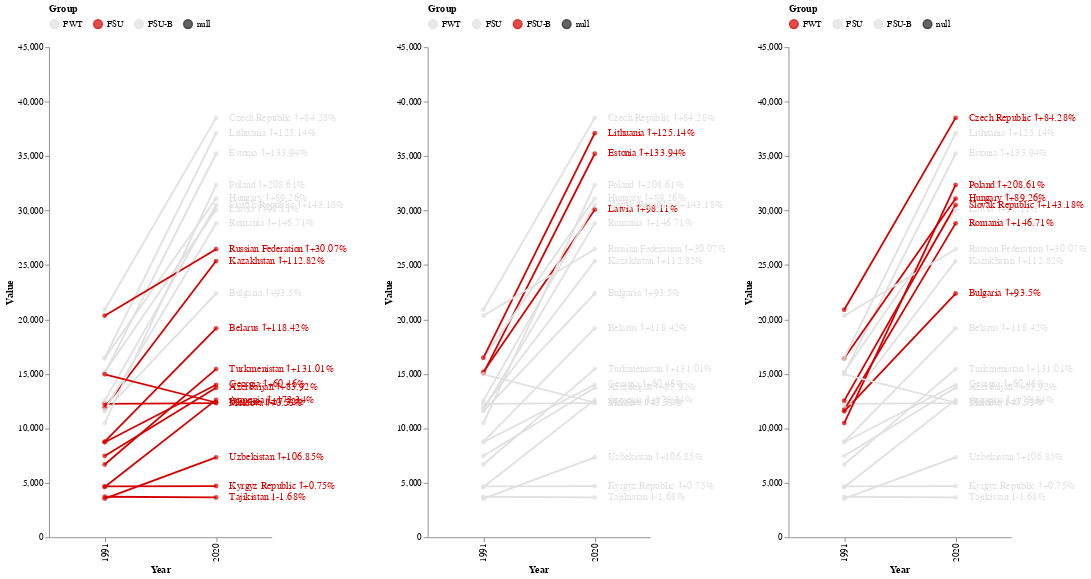

This figure's notebook cell:
### Markdown cell above
#### GDP PPC

### Code cell
df = gdp_pc_ppp.loc[
    gdp_pc_ppp.Year.isin([1991, 2020])
].copy()

df.loc[
    df.Region == 'Baltic states',
    'Group'
] = 'FSU-B'

# Add Pct Change and Labels
pct_change = df.groupby('Country Code').apply(
    lambda tx: tx.sort_values(by='Year').loc[:, ['Value']].pct_change().iloc[1] * 100
).rename(columns = {'Value': 'PctChange'})

df = df.merge(pct_change, on = 'Country Code')

df.loc[:, 'Label'] = df.loc[:, 'Country Name'] + ' ↓' + df.loc[:, 'PctChange'].round(2).astype(str) + '%'
df.loc[df.PctChange>0, 'Label'] = df.loc[:, 'Country Name'] + ' ↑+' + df.loc[:, 'PctChange'].round(2).astype(str) + '%'


x = 'Year:O'
y = 'Value'
detail = 'Country Code'

color_fwt = alt.Color(
    'Group',
    scale = alt.Scale(
    domain = ['FWT', 'FSU', 'FSU-B', 'null'],
    range = ['#D50000', '#E0E0E0', '#E0E0E0', '#212121']
    ),
    legend=alt.Legend(orient="top")
)

color_fsu = alt.Color(
    'Group',
    scale = alt.Scale(
    domain = ['FWT', 'FSU', 'FSU-B', 'null'],
    range = ['#E0E0E0', '#D50000', '#E0E0E0', '#212121']
    ),
    legend=alt.Legend(orient="top")
)

color_fsu_b = alt.Color(
    'Group',
    scale = alt.Scale(
    domain = ['FWT', 'FSU', 'FSU-B', 'null'],
    range = ['#E0E0E0', '#E0E0E0', '#D50000', '#212121']
    ),
    legend=alt.Legend(orient="top")
)

text = alt.condition(alt.datum.Year == 2020, 'Label', alt.value(' '))

width = 250
height = 550

# FWT

base_fwt = alt.Chart(
    df.loc[
        ~df['Country Code'].isin(['FSU', 'FSU-B', 'ECS', 'ECA'])
    ]
).encode(
    x=x,
    y=y,
    color=color_fwt,
    detail=detail,
    text=text
)

slope_fwt = alt.layer(
    base_fwt.mark_line(),
    base_fwt.mark_circle(),
    base_fwt.mark_text(
        align='left',
        baseline='middle',
        dx=15  # Nudges text to right so it doesn't appear on top of the bar
    )
).properties(
    width = width,
    height = height
)

# FSU

base_fsu = alt.Chart(
    df.loc[
        ~df['Country Code'].isin(['FWT', 'FSU-B', 'EUU', 'ECA'])
    ]
).encode(
    x=x,
    y=y,
    color=color_fsu,
    detail=detail,
    text=text
)

slope_fsu = alt.layer(
    base_fsu.mark_line(),
    base_fsu.mark_circle(),
    base_fsu.mark_text(
        align='left',
        baseline='middle',
        dx=15  # Nudges text to right so it doesn't appear on top of the bar
    )
).properties(
    width = width,
    height = height
)


# FSU - B

base_fsu_b = alt.Chart(
    df.loc[
        ~df['Country Code'].isin(['FWT', 'FSU', 'ECS', 'ECA'])
    ]
).encode(
    x=x,
    y=y,
    color=color_fsu_b,
    detail=detail,
    text=text
)

slope_fsu_b = alt.layer(
    base_fsu_b.mark_line(),
    base_fsu_b.mark_circle(),
    base_fsu_b.mark_text(
        align='left',
        baseline='middle',
        dx=15  # Nudges text to right so it doesn't appear on top of the bar
    )
).properties(
    width = width,
    height = height
)

alt.hconcat(
    slope_fsu,
    slope_fsu_b,
    slope_fwt
).configure_view(
    strokeWidth=0
).configure_axis(
    grid=False
).resolve_scale(color='independent', y='shared')

### Figure 1 — Vega-Lite specification as saved in the notebook (floating-point values rounded to 4 significant figures)
{"config": {"view": {"continuousWidth": 400, "continuousHeight": 300, "strokeWidth": 0}, "axis": {"grid": false}}, "hconcat": [{"layer": [{"mark": "line", "encoding": {"color": {"field": "Group", "legend": {"orient": "top"}, "scale": {"domain": ["FWT", "FSU", "FSU-B", "null"], "range": ["#E0E0E0", "#D50000", "#E0E0E0", "#212121"]}, "type": "nominal"}, "detail": {"field": "Country Code", "type": "nominal"}, "text": {"condition": {"field": "Label", "type": "nominal", "test": "(datum.Year === 2020)"}, "value": " "}, "x": {"field": "Year", "type": "ordinal"}, "y": {"field": "Value", "type": "quantitative"}}}, {"mark": "circle", "encoding": {"color": {"field": "Group", "legend": {"orient": "top"}, "scale": {"domain": ["FWT", "FSU", "FSU-B", "null"], "range": ["#E0E0E0", "#D50000", "#E0E0E0", "#212121"]}, "type": "nominal"}, "detail": {"field": "Country Code", "type": "nominal"}, "text": {"condition": {"field": "Label", "type": "nominal", "test": "(datum.Year === 2020)"}, "value": " "}, "x": {"field": "Year", "type": "ordinal"}, "y": {"field": "Value", "type": "quantitative"}}}, {"mark": {"type": "text", "align": "left", "baseline": "middle", "dx": 15}, "encoding": {"color": {"field": "Group", "legend": {"orient": "top"}, "scale": {"domain": ["FWT", "FSU", "FSU-B", "null"], "range": ["#E0E0E0", "#D50000", "#E0E0E0", "#212121"]}, "type": "nominal"}, "detail": {"field": "Country Code", "type": "nominal"}, "text": {"condition": {"field": "Label", "type": "nominal", "test": "(datum.Year === 2020)"}, "value": " "}, "x": {"field": "Year", "type": "ordinal"}, "y": {"field": "Value", "type": "quantitative"}}}], "data": {"name": "data-3a98814d8863437f3fb078a2217b7078"}, "height": 550, "width": 250}, {"layer": [{"mark": "line", "encoding": {"color": {"field": "Group", "legend": {"orient": "top"}, "scale": {"domain": ["FWT", "FSU", "FSU-B", "null"], "range": ["#E0E0E0", "#E0E0E0", "#D50000", "#212121"]}, "type": "nominal"}, "detail": {"field": "Country Code", "type": "nominal"}, "text": {"condition": {"field": "Label", "type": "nominal", "test": "(datum.Year === 2020)"}, "value": " "}, "x": {"field": "Year", "type": "ordinal"}, "y": {"field": "Value", "type": "quantitative"}}}, {"mark": "circle", "encoding": {"color": {"field": "Group", "legend": {"orient": "top"}, "scale": {"domain": ["FWT", "FSU", "FSU-B", "null"], "range": ["#E0E0E0", "#E0E0E0", "#D50000", "#212121"]}, "type": "nominal"}, "detail": {"field": "Country Code", "type": "nominal"}, "text": {"condition": {"field": "Label", "type": "nominal", "test": "(datum.Year === 2020)"}, "value": " "}, "x": {"field": "Year", "type": "ordinal"}, "y": {"field": "Value", "type": "quantitative"}}}, {"mark": {"type": "text", "align": "left", "baseline": "middle", "dx": 15}, "encoding": {"color": {"field": "Group", "legend": {"orient": "top"}, "scale": {"domain": ["FWT", "FSU", "FSU-B", "null"], "range": ["#E0E0E0", "#E0E0E0", "#D50000", "#212121"]}, "type": "nominal"}, "detail": {"field": "Country Code", "type": "nominal"}, "text": {"condition": {"field": "Label", "type": "nominal", "test": "(datum.Year === 2020)"}, "value": " "}, "x": {"field": "Year", "type": "ordinal"}, "y": {"field": "Value", "type": "quantitative"}}}], "data": {"name": "data-cbd6b4d1f877d8075017a0ff5abe238f"}, "height": 550, "width": 250}, {"layer": [{"mark": "line", "encoding": {"color": {"field": "Group", "legend": {"orient": "top"}, "scale": {"domain": ["FWT", "FSU", "FSU-B", "null"], "range": ["#D50000", "#E0E0E0", "#E0E0E0", "#212121"]}, "type": "nominal"}, "detail": {"field": "Country Code", "type": "nominal"}, "text": {"condition": {"field": "Label", "type": "nominal", "test": "(datum.Year === 2020)"}, "value": " "}, "x": {"field": "Year", "type": "ordinal"}, "y": {"field": "Value", "type": "quantitative"}}}, {"mark": "circle", "encoding": {"color": {"field": "Group", "legend": {"orient": "top"}, "scale": {"domain": ["FWT", "FSU", "FSU-B", "null"], "range": ["#D50000", "#E0E0E0", "#E0E0E0", "#212121"]}, "type": "nominal"}, "detail": {"field": "Country Code", "type": "nominal"}, "text": {"condition": {"field": "Label", "type": "nominal", "test": "(datum.Year === 2020)"}, "value": " "}, "x": {"field": "Year", "type": "ordinal"}, "y": {"field": "Value", "type": "quantitative"}}}, {"mark": {"type": "text", "align": "left", "baseline": "middle", "dx": 15}, "encoding": {"color": {"field": "Group", "legend": {"orient": "top"}, "scale": {"domain": ["FWT", "FSU", "FSU-B", "null"], "range": ["#D50000", "#E0E0E0", "#E0E0E0", "#212121"]}, "type": "nominal"}, "detail": {"field": "Country Code", "type": "nominal"}, "text": {"condition": {"field": "Label", "type": "nominal", "test": "(datum.Year === 2020)"}, "value": " "}, "x": {"field": "Year", "type": "ordinal"}, "y": {"field": "Value", "type": "quantitative"}}}], "data": {"name": "data-cbd6b4d1f877d8075017a0ff5abe238f"}, "height": 550, "width": 250}], "resolve": {"scale": {"color": "independent", "y": "shared"}}, "$schema": "https://vega.github.io/schema/vega-lite/v4.17.0.json", "datasets": {"data-3a98814d8863437f3fb078a2217b7078": [{"Country Name": "Armenia", "Country Code": "ARM", "Indicator Code": "NY.GDP.PCAP.PP.KD", "Group": "FSU", "Region": "South Caucasus", "Year": 1991, "Value": 4617.0, "PctChange": 173.3, "Label": "Armenia ↑+173.34%"}, {"Country Name": "Armenia", "Country Code": "ARM", "Indicator Code": "NY.GDP.PCAP.PP.KD", "Group": "FSU", "Region": "South Caucasus", "Year": 2020, "Value": 12620.0, "PctChange": 173.3, "Label": "Armenia ↑+173.34%"}, {"Country Name": "Azerbaijan", "Country Code": "AZE", "Indicator Code": "NY.GDP.PCAP.PP.KD", "Group": "FSU", "Region": "South Caucasus", "Year": 1991, "Value": 7464.0, "PctChange": 83.92, "Label": "Azerbaijan ↑+83.92%"}, {"Country Name": "Azerbaijan", "Country Code": "AZE", "Indicator Code": "NY.GDP.PCAP.PP.KD", "Group": "FSU", "Region": "South Caucasus", "Year": 2020, "Value": 13730.0, "PctChange": 83.92, "Label": "Azerbaijan ↑+83.92%"}, {"Country Name": "Bulgaria", "Country Code": "BGR", "Indicator Code": "NY.GDP.PCAP.PP.KD", "Group": "FWT", "Region": "Eastern Europe", "Year": 1991, "Value": 11570.0, "PctChange": 93.5, "Label": "Bulgaria ↑+93.5%"}, {"Country Name": "Bulgaria", "Country Code": "BGR", "Indicator Code": "NY.GDP.PCAP.PP.KD", "Group": "FWT", "Region": "Eastern Europe", "Year": 2020, "Value": 22380.0, "PctChange": 93.5, "Label": "Bulgaria ↑+93.5%"}, {"Country Name": "Belarus", "Country Code": "BLR", "Indicator Code": "NY.GDP.PCAP.PP.KD", "Group": "FSU", "Region": "Eastern Europe", "Year": 1991, "Value": 8784.0, "PctChange": 118.4, "Label": "Belarus ↑+118.42%"}, {"Country Name": "Belarus", "Country Code": "BLR", "Indicator Code": "NY.GDP.PCAP.PP.KD", "Group": "FSU", "Region": "Eastern Europe", "Year": 2020, "Value": 19190.0, "PctChange": 118.4, "Label": "Belarus ↑+118.42%"}, {"Country Name": "Czech Republic", "Country Code": "CZE", "Indicator Code": "NY.GDP.PCAP.PP.KD", "Group": "FWT", "Region": "Eastern Europe", "Year": 1991, "Value": 20900.0, "PctChange": 84.28, "Label": "Czech Republic ↑+84.28%"}, {"Country Name": "Czech Republic", "Country Code": "CZE", "Indicator Code": "NY.GDP.PCAP.PP.KD", "Group": "FWT", "Region": "Eastern Europe", "Year": 2020, "Value": 38510.0, "PctChange": 84.28, "Label": "Czech Republic ↑+84.28%"}, {"Country Name": "Europe & Central Asia", "Country Code": "ECS", "Indicator Code": "NY.GDP.PCAP.PP.KD", "Group": null, "Region": null, "Year": 1991, "Value": 23310.0, "PctChange": 43.61, "Label": "Europe & Central Asia ↑+43.61%"}, {"Country Name": "Europe & Central Asia", "Country Code": "ECS", "Indicator Code": "NY.GDP.PCAP.PP.KD", "Group": null, "Region": null, "Year": 2020, "Value": 33470.0, "PctChange": 43.61, "Label": "Europe & Central Asia ↑+43.61%"}, {"Country Name": "Estonia", "Country Code": "EST", "Indicator Code": "NY.GDP.PCAP.PP.KD", "Group": "FSU-B", "Region": "Baltic states", "Year": 1991, "Value": 15050.0, "PctChange": 133.9, "Label": "Estonia ↑+133.94%"}, {"Country Name": "Estonia", "Country Code": "EST", "Indicator Code": "NY.GDP.PCAP.PP.KD", "Group": "FSU-B", "Region": "Baltic states", "Year": 2020, "Value": 35220.0, "PctChange": 133.9, "Label": "Estonia ↑+133.94%"}, {"Country Name": "Georgia", "Country Code": "GEO", "Indicator Code": "NY.GDP.PCAP.PP.KD", "Group": "FSU", "Region": "South Caucasus", "Year": 1991, "Value": 8724.0, "PctChange": 60.46, "Label": "Georgia ↑+60.46%"}, {"Country Name": "Georgia", "Country Code": "GEO", "Indicator Code": "NY.GDP.PCAP.PP.KD", "Group": "FSU", "Region": "South Caucasus", "Year": 2020, "Value": 14000.0, "PctChange": 60.46, "Label": "Georgia ↑+60.46%"}, {"Country Name": "Hungary", "Country Code": "HUN", "Indicator Code": "NY.GDP.PCAP.PP.KD", "Group": "FWT", "Region": "Eastern Europe", "Year": 1991, "Value": 16430.0, "PctChange": 89.26, "Label": "Hungary ↑+89.26%"}, {"Country Name": "Hungary", "Country Code": "HUN", "Indicator Code": "NY.GDP.PCAP.PP.KD", "Group": "FWT", "Region": "Eastern Europe", "Year": 2020, "Value": 31100.0, "PctChange": 89.26, "Label": "Hungary ↑+89.26%"}, {"Country Name": "Kazakhstan", "Country Code": "KAZ", "Indicator Code": "NY.GDP.PCAP.PP.KD", "Group": "FSU", "Region": "Central Asia", "Year": 1991, "Value": 11920.0, "PctChange": 112.8, "Label": "Kazakhstan ↑+112.82%"}, {"Country Name": "Kazakhstan", "Country Code": "KAZ", "Indicator Code": "NY.GDP.PCAP.PP.KD", "Group": "FSU", "Region": "Central Asia", "Year": 2020, "Value": 25360.0, "PctChange": 112.8, "Label": "Kazakhstan ↑+112.82%"}, {"Country Name": "Kyrgyz Republic", "Country Code": "KGZ", "Indicator Code": "NY.GDP.PCAP.PP.KD", "Group": "FSU", "Region": "Central Asia", "Year": 1991, "Value": 4672.0, "PctChange": 0.7502, "Label": "Kyrgyz Republic ↑+0.75%"}, {"Country Name": "Kyrgyz Republic", "Country Code": "KGZ", "Indicator Code": "NY.GDP.PCAP.PP.KD", "Group": "FSU", "Region": "Central Asia", "Year": 2020, "Value": 4707.0, "PctChange": 0.7502, "Label": "Kyrgyz Republic ↑+0.75%"}, {"Country Name": "Lithuania", "Country Code": "LTU", "Indicator Code": "NY.GDP.PCAP.PP.KD", "Group": "FSU-B", "Region": "Baltic states", "Year": 1991, "Value": 16480.0, "PctChange": 125.1, "Label": "Lithuania ↑+125.14%"}, {"Country Name": "Lithuania", "Country Code": "LTU", "Indicator Code": "NY.GDP.PCAP.PP.KD", "Group": "FSU-B", "Region": "Baltic states", "Year": 2020, "Value": 37110.0, "PctChange": 125.1, "Label": "Lithuania ↑+125.14%"}, {"Country Name": "Latvia", "Country Code": "LVA", "Indicator Code": "NY.GDP.PCAP.PP.KD", "Group": "FSU-B", "Region": "Baltic states", "Year": 1991, "Value": 15180.0, "PctChange": 98.11, "Label": "Latvia ↑+98.11%"}, {"Country Name": "Latvia", "Country Code": "LVA", "Indicator Code": "NY.GDP.PCAP.PP.KD", "Group": "FSU-B", "Region": "Baltic states", "Year": 2020, "Value": 30080.0, "PctChange": 98.11, "Label": "Latvia ↑+98.11%"}, {"Country Name": "Moldova", "Country Code": "MDA", "Indicator Code": "NY.GDP.PCAP.PP.KD", "Group": "FSU", "Region": "Eastern Europe", "Year": 1991, "Value": 12260.0, "PctChange": 0.5334, "Label": "Moldova ↑+0.53%"}, {"Country Name": "Moldova", "Country Code": "MDA", "Indicator Code": "NY.GDP.PCAP.PP.KD", "Group": "FSU", "Region": "Eastern Europe", "Year": 2020, "Value": 12320.0, "PctChange": 0.5334, "Label": "Moldova ↑+0.53%"}, {"Country Name": "Poland", "Country Code": "POL", "Indicator Code": "NY.GDP.PCAP.PP.KD", "Group": "FWT", "Region": "Eastern Europe", "Year": 1991, "Value": 10480.0, "PctChange": 208.6, "Label": "Poland ↑+208.61%"}, {"Country Name": "Poland", "Country Code": "POL", "Indicator Code": "NY.GDP.PCAP.PP.KD", "Group": "FWT", "Region": "Eastern Europe", "Year": 2020, "Value": 32350.0, "PctChange": 208.6, "Label": "Poland ↑+208.61%"}, {"Country Name": "Romania", "Country Code": "ROU", "Indicator Code": "NY.GDP.PCAP.PP.KD", "Group": "FWT", "Region": "Eastern Europe", "Year": 1991, "Value": 11690.0, "PctChange": 146.7, "Label": "Romania ↑+146.71%"}, {"Country Name": "Romania", "Country Code": "ROU", "Indicator Code": "NY.GDP.PCAP.PP.KD", "Group": "FWT", "Region": "Eastern Europe", "Year": 2020, "Value": 28830.0, "PctChange": 146.7, "Label": "Romania ↑+146.71%"}, {"Country Name": "Russian Federation", "Country Code": "RUS", "Indicator Code": "NY.GDP.PCAP.PP.KD", "Group": "FSU", "Region": "Eastern Europe", "Year": 1991, "Value": 20340.0, "PctChange": 30.07, "Label": "Russian Federation ↑+30.07%"}, {"Country Name": "Russian Federation", "Country Code": "RUS", "Indicator Code": "NY.GDP.PCAP.PP.KD", "Group": "FSU", "Region": "Eastern Europe", "Year": 2020, "Value": 26460.0, "PctChange": 30.07, "Label": "Russian Federation ↑+30.07%"}, {"Country Name": "Slovak Republic", "Country Code": "SVK", "Indicator Code": "NY.GDP.PCAP.PP.KD", "Group": "FWT", "Region": "Eastern Europe", "Year": 1991, "Value": 12550.0, "PctChange": 143.2, "Label": "Slovak Republic ↑+143.18%"}, {"Country Name": "Slovak Republic", "Country Code": "SVK", "Indicator Code": "NY.GDP.PCAP.PP.KD", "Group": "FWT", "Region": "Eastern Europe", "Year": 2020, "Value": 30510.0, "PctChange": 143.2, "Label": "Slovak Republic ↑+143.18%"}, {"Country Name": "Tajikistan", "Country Code": "TJK", "Indicator Code": "NY.GDP.PCAP.PP.KD", "Group": "FSU", "Region": "Central Asia", "Year": 1991, "Value": 3720.0, "PctChange": -1.679, "Label": "Tajikistan ↓-1.68%"}, {"Country Name": "Tajikistan", "Country Code": "TJK", "Indicator Code": "NY.GDP.PCAP.PP.KD", "Group": "FSU", "Region": "Central Asia", "Year": 2020, "Value": 3658.0, "PctChange": -1.679, "Label": "Tajikistan ↓-1.68%"}, {"Country Name": "Turkmenistan", "Country Code": "TKM", "Indicator Code": "NY.GDP.PCAP.PP.KD", "Group": "FSU", "Region": "Central Asia", "Year": 1991, "Value": 6685.0, "PctChange": 131.0, "Label": "Turkmenistan ↑+131.01%"}, {"Country Name": "Turkmenistan", "Country Code": "TKM", "Indicator Code": "NY.GDP.PCAP.PP.KD", "Group": "FSU", "Region": "Central Asia", "Year": 2020, "Value": 15440.0, "PctChange": 131.0, "Label": "Turkmenistan ↑+131.01%"}, {"Country Name": "Ukraine", "Country Code": "UKR", "Indicator Code": "NY.GDP.PCAP.PP.KD", "Group": "FSU", "Region": "Eastern Europe", "Year": 1991, "Value": 14970.0, "PctChange": -17.32, "Label": "Ukraine ↓-17.32%"}, {"Country Name": "Ukraine", "Country Code": "UKR", "Indicator Code": "NY.GDP.PCAP.PP.KD", "Group": "FSU", "Region": "Eastern Europe", "Year": 2020, "Value": 12380.0, "PctChange": -17.32, "Label": "Ukraine ↓-17.32%"}, {"Country Name": "Uzbekistan", "Country Code": "UZB", "Indicator Code": "NY.GDP.PCAP.PP.KD", "Group": "FSU", "Region": "Central Asia", "Year": 1991, "Value": 3545.0, "PctChange": 106.8, "Label": "Uzbekistan ↑+106.85%"}, {"Country Name": "Uzbekistan", "Country Code": "UZB", "Indicator Code": "NY.GDP.PCAP.PP.KD", "Group": "FSU", "Region": "Central Asia", "Year": 2020, "Value": 7332.0, "PctChange": 106.8, "Label": "Uzbekistan ↑+106.85%"}], "data-cbd6b4d1f877d8075017a0ff5abe238f": [{"Country Name": "Armenia", "Country Code": "ARM", "Indicator Code": "NY.GDP.PCAP.PP.KD", "Group": "FSU", "Region": "South Caucasus", "Year": 1991, "Value": 4617.0, "PctChange": 173.3, "Label": "Armenia ↑+173.34%"}, {"Country Name": "Armenia", "Country Code": "ARM", "Indicator Code": "NY.GDP.PCAP.PP.KD", "Group": "FSU", "Region": "South Caucasus", "Year": 2020, "Value": 12620.0, "PctChange": 173.3, "Label": "Armenia ↑+173.34%"}, {"Country Name": "Azerbaijan", "Country Code": "AZE", "Indicator Code": "NY.GDP.PCAP.PP.KD", "Group": "FSU", "Region": "South Caucasus", "Year": 1991, "Value": 7464.0, "PctChange": 83.92, "Label": "Azerbaijan ↑+83.92%"}, {"Country Name": "Azerbaijan", "Country Code": "AZE", "Indicator Code": "NY.GDP.PCAP.PP.KD", "Group": "FSU", "Region": "South Caucasus", "Year": 2020, "Value": 13730.0, "PctChange": 83.92, "Label": "Azerbaijan ↑+83.92%"}, {"Country Name": "Bulgaria", "Country Code": "BGR", "Indicator Code": "NY.GDP.PCAP.PP.KD", "Group": "FWT", "Region": "Eastern Europe", "Year": 1991, "Value": 11570.0, "PctChange": 93.5, "Label": "Bulgaria ↑+93.5%"}, {"Country Name": "Bulgaria", "Country Code": "BGR", "Indicator Code": "NY.GDP.PCAP.PP.KD", "Group": "FWT", "Region": "Eastern Europe", "Year": 2020, "Value": 22380.0, "PctChange": 93.5, "Label": "Bulgaria ↑+93.5%"}, {"Country Name": "Belarus", "Country Code": "BLR", "Indicator Code": "NY.GDP.PCAP.PP.KD", "Group": "FSU", "Region": "Eastern Europe", "Year": 1991, "Value": 8784.0, "PctChange": 118.4, "Label": "Belarus ↑+118.42%"}, {"Country Name": "Belarus", "Country Code": "BLR", "Indicator Code": "NY.GDP.PCAP.PP.KD", "Group": "FSU", "Region": "Eastern Europe", "Year": 2020, "Value": 19190.0, "PctChange": 118.4, "Label": "Belarus ↑+118.42%"}, {"Country Name": "Czech Republic", "Country Code": "CZE", "Indicator Code": "NY.GDP.PCAP.PP.KD", "Group": "FWT", "Region": "Eastern Europe", "Year": 1991, "Value": 20900.0, "PctChange": 84.28, "Label": "Czech Republic ↑+84.28%"}, {"Country Name": "Czech Republic", "Country Code": "CZE", "Indicator Code": "NY.GDP.PCAP.PP.KD", "Group": "FWT", "Region": "Eastern Europe", "Year": 2020, "Value": 38510.0, "PctChange": 84.28, "Label": "Czech Republic ↑+84.28%"}, {"Country Name": "Estonia", "Country Code": "EST", "Indicator Code": "NY.GDP.PCAP.PP.KD", "Group": "FSU-B", "Region": "Baltic states", "Year": 1991, "Value": 15050.0, "PctChange": 133.9, "Label": "Estonia ↑+133.94%"}, {"Country Name": "Estonia", "Country Code": "EST", "Indicator Code": "NY.GDP.PCAP.PP.KD", "Group": "FSU-B", "Region": "Baltic states", "Year": 2020, "Value": 35220.0, "PctChange": 133.9, "Label": "Estonia ↑+133.94%"}, {"Country Name": "European Union", "Country Code": "EUU", "Indicator Code": "NY.GDP.PCAP.PP.KD", "Group": null, "Region": null, "Year": 1991, "Value": 28840.0, "PctChange": 44.54, "Label": "European Union ↑+44.54%"}, {"Country Name": "European Union", "Country Code": "EUU", "Indicator Code": "NY.GDP.PCAP.PP.KD", "Group": null, "Region": null, "Year": 2020, "Value": 41680.0, "PctChange": 44.54, "Label": "European Union ↑+44.54%"}, {"Country Name": "Georgia", "Country Code": "GEO", "Indicator Code": "NY.GDP.PCAP.PP.KD", "Group": "FSU", "Region": "South Caucasus", "Year": 1991, "Value": 8724.0, "PctChange": 60.46, "Label": "Georgia ↑+60.46%"}, {"Country Name": "Georgia", "Country Code": "GEO", "Indicator Code": "NY.GDP.PCAP.PP.KD", "Group": "FSU", "Region": "South Caucasus", "Year": 2020, "Value": 14000.0, "PctChange": 60.46, "Label": "Georgia ↑+60.46%"}, {"Country Name": "Hungary", "Country Code": "HUN", "Indicator Code": "NY.GDP.PCAP.PP.KD", "Group": "FWT", "Region": "Eastern Europe", "Year": 1991, "Value": 16430.0, "PctChange": 89.26, "Label": "Hungary ↑+89.26%"}, {"Country Name": "Hungary", "Country Code": "HUN", "Indicator Code": "NY.GDP.PCAP.PP.KD", "Group": "FWT", "Region": "Eastern Europe", "Year": 2020, "Value": 31100.0, "PctChange": 89.26, "Label": "Hungary ↑+89.26%"}, {"Country Name": "Kazakhstan", "Country Code": "KAZ", "Indicator Code": "NY.GDP.PCAP.PP.KD", "Group": "FSU", "Region": "Central Asia", "Year": 1991, "Value": 11920.0, "PctChange": 112.8, "Label": "Kazakhstan ↑+112.82%"}, {"Country Name": "Kazakhstan", "Country Code": "KAZ", "Indicator Code": "NY.GDP.PCAP.PP.KD", "Group": "FSU", "Region": "Central Asia", "Year": 2020, "Value": 25360.0, "PctChange": 112.8, "Label": "Kazakhstan ↑+112.82%"}, {"Country Name": "Kyrgyz Republic", "Country Code": "KGZ", "Indicator Code": "NY.GDP.PCAP.PP.KD", "Group": "FSU", "Region": "Central Asia", "Year": 1991, "Value": 4672.0, "PctChange": 0.7502, "Label": "Kyrgyz Republic ↑+0.75%"}, {"Country Name": "Kyrgyz Republic", "Country Code": "KGZ", "Indicator Code": "NY.GDP.PCAP.PP.KD", "Group": "FSU", "Region": "Central Asia", "Year": 2020, "Value": 4707.0, "PctChange": 0.7502, "Label": "Kyrgyz Republic ↑+0.75%"}, {"Country Name": "Lithuania", "Country Code": "LTU", "Indicator Code": "NY.GDP.PCAP.PP.KD", "Group": "FSU-B", "Region": "Baltic states", "Year": 1991, "Value": 16480.0, "PctChange": 125.1, "Label": "Lithuania ↑+125.14%"}, {"Country Name": "Lithuania", "Country Code": "LTU", "Indicator Code": "NY.GDP.PCAP.PP.KD", "Group": "FSU-B", "Region": "Baltic states", "Year": 2020, "Value": 37110.0, "PctChange": 125.1, "Label": "Lithuania ↑+125.14%"}, {"Country Name": "Latvia", "Country Code": "LVA", "Indicator Code": "NY.GDP.PCAP.PP.KD", "Group": "FSU-B", "Region": "Baltic states", "Year": 1991, "Value": 15180.0, "PctChange": 98.11, "Label": "Latvia ↑+98.11%"}, {"Country Name": "Latvia", "Country Code": "LVA", "Indicator Code": "NY.GDP.PCAP.PP.KD", "Group": "FSU-B", "Region": "Baltic states", "Year": 2020, "Value": 30080.0, "PctChange": 98.11, "Label": "Latvia ↑+98.11%"}, {"Country Name": "Moldova", "Country Code": "MDA", "Indicator Code": "NY.GDP.PCAP.PP.KD", "Group": "FSU", "Region": "Eastern Europe", "Year": 1991, "Value": 12260.0, "PctChange": 0.5334, "Label": "Moldova ↑+0.53%"}, {"Country Name": "Moldova", "Country Code": "MDA", "Indicator Code": "NY.GDP.PCAP.PP.KD", "Group": "FSU", "Region": "Eastern Europe", "Year": 2020, "Value": 12320.0, "PctChange": 0.5334, "Label": "Moldova ↑+0.53%"}, {"Country Name": "Poland", "Country Code": "POL", "Indicator Code": "NY.GDP.PCAP.PP.KD", "Group": "FWT", "Region": "Eastern Europe", "Year": 1991, "Value": 10480.0, "PctChange": 208.6, "Label": "Poland ↑+208.61%"}, {"Country Name": "Poland", "Country Code": "POL", "Indicator Code": "NY.GDP.PCAP.PP.KD", "Group": "FWT", "Region": "Eastern Europe", "Year": 2020, "Value": 32350.0, "PctChange": 208.6, "Label": "Poland ↑+208.61%"}, {"Country Name": "Romania", "Country Code": "ROU", "Indicator Code": "NY.GDP.PCAP.PP.KD", "Group": "FWT", "Region": "Eastern Europe", "Year": 1991, "Value": 11690.0, "PctChange": 146.7, "Label": "Romania ↑+146.71%"}, {"Country Name": "Romania", "Country Code": "ROU", "Indicator Code": "NY.GDP.PCAP.PP.KD", "Group": "FWT", "Region": "Eastern Europe", "Year": 2020, "Value": 28830.0, "PctChange": 146.7, "Label": "Romania ↑+146.71%"}, {"Country Name": "Russian Federation", "Country Code": "RUS", "Indicator Code": "NY.GDP.PCAP.PP.KD", "Group": "FSU", "Region": "Eastern Europe", "Year": 1991, "Value": 20340.0, "PctChange": 30.07, "Label": "Russian Federation ↑+30.07%"}, {"Country Name": "Russian Federation", "Country Code": "RUS", "Indicator Code": "NY.GDP.PCAP.PP.KD", "Group": "FSU", "Region": "Eastern Europe", "Year": 2020, "Value": 26460.0, "PctChange": 30.07, "Label": "Russian Federation ↑+30.07%"}, {"Country Name": "Slovak Republic", "Country Code": "SVK", "Indicator Code": "NY.GDP.PCAP.PP.KD", "Group": "FWT", "Region": "Eastern Europe", "Year": 1991, "Value": 12550.0, "PctChange": 143.2, "Label": "Slovak Republic ↑+143.18%"}, {"Country Name": "Slovak Republic", "Country Code": "SVK", "Indicator Code": "NY.GDP.PCAP.PP.KD", "Group": "FWT", "Region": "Eastern Europe", "Year": 2020, "Value": 30510.0, "PctChange": 143.2, "Label": "Slovak Republic ↑+143.18%"}, {"Country Name": "Tajikistan", "Country Code": "TJK", "Indicator Code": "NY.GDP.PCAP.PP.KD", "Group": "FSU", "Region": "Central Asia", "Year": 1991, "Value": 3720.0, "PctChange": -1.679, "Label": "Tajikistan ↓-1.68%"}, {"Country Name": "Tajikistan", "Country Code": "TJK", "Indicator Code": "NY.GDP.PCAP.PP.KD", "Group": "FSU", "Region": "Central Asia", "Year": 2020, "Value": 3658.0, "PctChange": -1.679, "Label": "Tajikistan ↓-1.68%"}, {"Country Name": "Turkmenistan", "Country Code": "TKM", "Indicator Code": "NY.GDP.PCAP.PP.KD", "Group": "FSU", "Region": "Central Asia", "Year": 1991, "Value": 6685.0, "PctChange": 131.0, "Label": "Turkmenistan ↑+131.01%"}, {"Country Name": "Turkmenistan", "Country Code": "TKM", "Indicator Code": "NY.GDP.PCAP.PP.KD", "Group": "FSU", "Region": "Central Asia", "Year": 2020, "Value": 15440.0, "PctChange": 131.0, "Label": "Turkmenistan ↑+131.01%"}, {"Country Name": "Ukraine", "Country Code": "UKR", "Indicator Code": "NY.GDP.PCAP.PP.KD", "Group": "FSU", "Region": "Eastern Europe", "Year": 1991, "Value": 14970.0, "PctChange": -17.32, "Label": "Ukraine ↓-17.32%"}, {"Country Name": "Ukraine", "Country Code": "UKR", "Indicator Code": "NY.GDP.PCAP.PP.KD", "Group": "FSU", "Region": "Eastern Europe", "Year": 2020, "Value": 12380.0, "PctChange": -17.32, "Label": "Ukraine ↓-17.32%"}, {"Country Name": "Uzbekistan", "Country Code": "UZB", "Indicator Code": "NY.GDP.PCAP.PP.KD", "Group": "FSU", "Region": "Central Asia", "Year": 1991, "Value": 3545.0, "PctChange": 106.8, "Label": "Uzbekistan ↑+106.85%"}, {"Country Name": "Uzbekistan", "Country Code": "UZB", "Indicator Code": "NY.GDP.PCAP.PP.KD", "Group": "FSU", "Region": "Central Asia", "Year": 2020, "Value": 7332.0, "PctChange": 106.8, "Label": "Uzbekistan ↑+106.85%"}]}}
